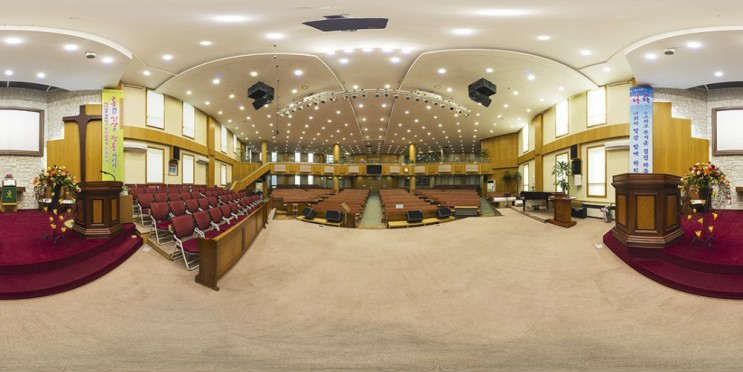
//> input picture ECL_Lesson1/Panorama.png, 743 x 372 px
$ ./ECL_Lesson1   (built with g++ and OpenCV 4)
//> lines starting //> are read from the running program, lines starting //| are printed output that depends on the picture

#include <opencv2/imgcodecs.hpp>
#include <opencv2/videoio.hpp>
#include <opencv2/highgui.hpp>

#include <iostream>
#include <math.h>
constexpr auto PI = 3.141592;;

using namespace cv;
using namespace std;

float* GetCubemapCoordinate(int x, int y, int face, int edge, float* point)
{
    /*
        -1 ~ 1 사이 정규화된 좌표값 내에서 point를 정해주어야 한다.
        즉, 2의 길이가 필요하기 때문에 a, b에 2를 곱해준다.
        edge < y < 2*edge 사이 b = 2 * 1.??????f이고, 2~4의 범위를 갖는다.
    */
    float a = 2 * (x / (float)edge);
    float b = 2 * (y / (float)edge);

    if (face == 0) { point[0] = -1; point[1] = 1 - a; point[2] = 3 - b; }         // Back
    else if (face == 1) { point[0] = a - 3, point[1] = -1;     point[2] = 3 - b; }   // Left
    else if (face == 2) { point[0] = 1;      point[1] = a - 5; point[2] = 3 - b; }   // Front
    else if (face == 3) { point[0] = 7 - a;   point[1] = 1;     point[2] = 3 - b; }   // Right
    else if (face == 4) { point[0] = a - 3;   point[1] = 1 - b; point[2] = 1; }   // Top
    else if (face == 5) { point[0] = a - 3;   point[1] = b - 5; point[2] = -1; }   // Bottom

    return point;
}

Mat CvtCub2Sph(Mat* cube, Mat *original) {
    /*
        구면 파노라마 이미지의 길이는 큐브 맵의 길이를 따른다.
        구면 파노라마 이미지의 높이는 큐브 맵 길이의 1/2.

        1. 구면 파노라마 이미지 좌표(j, i)를 정규화, 구면 좌표계로 변환한다.
        2. 구면 좌표계에 대응하는 큐브맵의 좌표를 찾는다.
        3. 찾은 큐브맵의 좌표가 어느 face에 있는지 찾는다.
        4. 큐브맵의 좌표를 구면 파노라마 이미지의 좌표(j, i)에 대입한다.
    */
    int Width = cube->size().width;
    float Height = (0.5f) * cube->size().width;

    Mat spherical;
    spherical = Mat::zeros(original->size().height, original->size().width, cube->type());

    /*
        좌표계를 0부터 1로 정규화 한다. (0, 0)
        경도를 나타내기 위한 변수 phi
        위도를 나타내기 위한 변수 theta
    */
    float u, v;
    float phi, theta;
    int cubeFaceWidth, cubeFaceHeight;

    cubeFaceWidth = cube->size().width / 4;
    cubeFaceHeight = cube->size().height / 3;


    for (int j = 0; j < Height; j++)
    {
        /*
            (i = 0, j = 0) 부터 j를 높이까지 증가.
            즉, 구면의 위도 생성.
            왼쪽 아래부터 시작.
        */
        v = 1 - ((float)j / Height);
        theta = v * PI;

        for (int i = 0; i < Width; i++)
        {
            // 위도 상의 한 점(0부터)에서 경도 끝까지 증가
            u = ((float)i / Width);
            phi = u * 2 * PI;

            float x, y, z; // 단위 벡터
            x = cos(phi) * sin(theta) * -1;
            y = sin(phi) * sin(theta) * -1;
            z = cos(theta);

            float xa, ya, za;
            float a;

            a = max(abs(x), max(abs(y), abs(z)));

            /*
                큐브 면 중 하나에 있는 단위 벡터와 평행한 벡터.
                이 때, ya가 -1인지 1인지(Left, Right) 값을 보고 평면을 결정.

                ya가 1 or -1이라면 y벡터의 변화가 없다는 뜻. 즉 xz평면만 고려한다는 의미.
                xa와 za도 동일하게 적용.
            */
            xa = x / a;
            ya = y / a;
            za = z / a;

            int xPixel, yPixel;
            int xOffset, yOffset;


            /*
                1. 정규화를 거친 좌표계이기 때문에 2.f로 나누어준다.
                2. -1 ~ 1로 정규화 되어있는 좌표계에 edge 길이(cubeFaceWidth, cubeFaceHeight)를 곱해준다.
                3. WorldOffset에 적용한다. 이때 Offset은 큐브맵 좌표계에 따른다.
            */
            if (ya == -1)
            {
                //Left
                xPixel = (int)((((xa + 1.f) / 2.f)) * cubeFaceWidth);
                xOffset = cubeFaceWidth;
                yPixel = (int)((((za + 1.f) / 2.f)) * cubeFaceHeight);
                yOffset = cubeFaceHeight;
            }
            else if (ya == 1)
            {
                //Right
                xPixel = (int)((((xa - 1.f) / 2.f)) * cubeFaceWidth);
                xOffset = 3 * cubeFaceWidth;
                yPixel = (int)((((za + 1.f) / 2.f)) * cubeFaceHeight);
                yOffset = cubeFaceHeight;
            }
            else if (za == -1)
            {
                //Top
                xPixel = (int)((((xa + 1.f) / 2.f)) * cubeFaceWidth);
                xOffset = cubeFaceWidth;
                yPixel = (int)((((ya - 1.f) / 2.f)) * cubeFaceHeight);
                yOffset = 0;
            }
            else if (za == 1)
            {
                //Bottom
                xPixel = (int)((((xa + 1.f) / 2.f)) * cubeFaceWidth);
                xOffset = cubeFaceWidth;
                yPixel = (int)((((ya + 1.f) / 2.f)) * cubeFaceHeight);
                yOffset = 2 * cubeFaceHeight;
            }
            else if (xa == 1)
            {
                //Front
                xPixel = (int)((((ya + 1.f) / 2.f)) * cubeFaceWidth);
                xOffset = 2 * cubeFaceWidth;
                yPixel = (int)((((za + 1.f) / 2.f)) * cubeFaceHeight);
                yOffset = cubeFaceHeight;
            }
            else if (xa == -1)
            {
                //Back
                xPixel = (int)((((ya - 1.f) / 2.f)) * cubeFaceWidth);
                xOffset = 0;
                yPixel = (int)((((za + 1.f) / 2.f)) * cubeFaceHeight);
                yOffset = cubeFaceHeight;
            }
            else
            {
                xPixel = 0;
                yPixel = 0;
                xOffset = 0;
                yOffset = 0;
            }
            xPixel = abs(xPixel);
            yPixel = abs(yPixel);

            xPixel += xOffset;
            yPixel += yOffset;

            spherical.at<Vec3b>(j, i) = cube->at<Vec3b>(yPixel, xPixel);
        }
    }
    return spherical;
}


Mat CvtSph2Cub(Mat* pano) {

    /*
       구면 파노라마 이미지 너비, 높이 구하기
       이 때 cubeWidth는 6칸(Back, Left, Front, Right, Top, Bottom)으로 나누어진 맵의 가로값. 파노라마 이미지의 가로값과 같음
       cubeHeight는 맵의 세로값. 즉 (Top, Left, Bottom) 세 칸을 차지함.
       본 이미지는 1:2 비율을 갖고 4칸:3칸이므로 0.75f를 곱해줌.
    */
    int cubeWidth = pano->size().width;
    float cubeHeight = (0.75f) * pano->size().width;

    /*
        edge(한 큐브맵의 선)는 정사각형의 한 선이므로 width / 4
    */
    int edge = pano->size().width / 4;
    int face, startIndex, range;


    /*
        Mat은 col, row를 사용.
    */
    Mat cubemap;
    cubemap = Mat::zeros(cubeHeight, cubeWidth, pano->type());

    /*
        가로(cubeWidth)는 동일한 상태에서
        세로3칸 가로4칸을 수행하기 위해 face가 1(가로) 혹은 4,5(세로) 일 때의 경우 범위를 다르게 접근.
    */
    for (int x = 0; x < cubeWidth; x++)
    {
        face = x / edge;
        /*
            Left(face = 1)일 경우. 가로 범위이기 때문에 top, bottom은 고려할 필요가 없음
            face = 0, (1, 4, 5,) 2, 3 으로 진행.
        */
        if (face == 1) // Left(Top, Bottom)
        {
            startIndex = 0;
            range = 3 * edge;
        }
        else
        {
            startIndex = edge;
            range = 2 * edge;
        }

        /* face가 1일 때(Left) 아래 조건에 걸려 face가 4, 5로 변경되는 것을 막아주기 위한 변수. */
        int prev_face = face;

        for (int y = startIndex; y < range; y++)
        {
            if (y < edge) // Top
                face = 4;
            else if (y >= 2 * edge) // Bottom
                face = 5;

            /*
                1. 구면 파노라마 이미지 좌표를 큐브맵에 배치
                2. edge 값에 따라 face가 결정. face에 따른 3차원 좌표값(구면 파노라마 이미지 좌표계)을 큐브맵 좌표계(2차원)으로 투영.
                3. 투영된 2차원 좌표값을 구면 좌표계로 변환
                4. 변환된 구면 좌표계를 구면 파노라마 이미지의 좌표값으로 배치.

            */
            float* point = new float[3];
            point = GetCubemapCoordinate(x, y, face, edge, point);

            // 경도값
            float phi;

            // 위도값
            float theta;

            // 큐브맵 좌표계
            int polarX;
            int polarY;


            /*
                atan2(a, b)는 원점에서 (a, b) 까지 상대적인 각도(위치)이다.
                phi는 경도이고, 원점에서 (point[1] = y, point[0] = x)까지의 상대적인 각도를 구한다.
                이 때 (point[1] = y, point[0] = x)는 큐브맵 위의 한 face 위 점이므로 구면 파노라마의 한 좌표로 표현하기 위해 atan2를 사용한다.

                theta는 위도이고, 90 ~ -90 degree의 범위를 가진다.
                범위를 벗어나게 하지 않기 위해 x, y 사이 거리를 2번째 인자로 준다.
                원점이 기준이므로 원점과 (point[2] = z, 거리) 사이의 각도이다.

            */
            phi = atan2(point[1], point[0]);
            theta = atan2(point[2], sqrt(pow(point[0], 2) + pow(point[1], 2)));


            /*
                (phi + PI) / PI는 phi 만큼 회전한 구면 위의 이미지 상 (x, y)좌표이다.
                ((PI / 2) - theta) / PI는 90 ~ -90 범위내에서 theta만큼 회전한 구면 위의 이미지 상 (x, y, z)좌표이다.
                이렇게 구한 구면 파노라마 이미지 상의 좌표를 큐브맵 이미지 좌표계에 대입한다.
            */
            polarX = 2 * edge * ((phi + PI) / PI);
            polarY = 2 * edge * (((PI / 2) - theta) / PI);

            cubemap.at<Vec3b>(y, x) = pano->at<Vec3b>(polarY, polarX);

            face = prev_face;
        }
    }
    return cubemap;
}

int main(int ac, char** av) {

    /* 파노라마 이미지 불러오기 */
    Mat img = imread("Panorama.png"); //자신이 저장시킨 이미지 이름이 입력되어야 함, 확장자까지
//> img is the input picture: 372 rows x 743 cols, CV_8UC3; mean B, G, R 120.7, 148.6, 170.1


     /* Mat 선언 */
    Mat SphericalToCubemap;
    SphericalToCubemap = Mat::zeros((0.75f) * img.size().width, img.size().width, img.type());
    Mat CubemapToSpherical;
    CubemapToSpherical = Mat::zeros(img.size().height, img.size().width, img.type());

    /* 변환함수 */
    SphericalToCubemap = CvtSph2Cub(&img);
//> after the loop in CvtSph2Cub, `for (int x = 0; x < cubeWidth; x++)`:
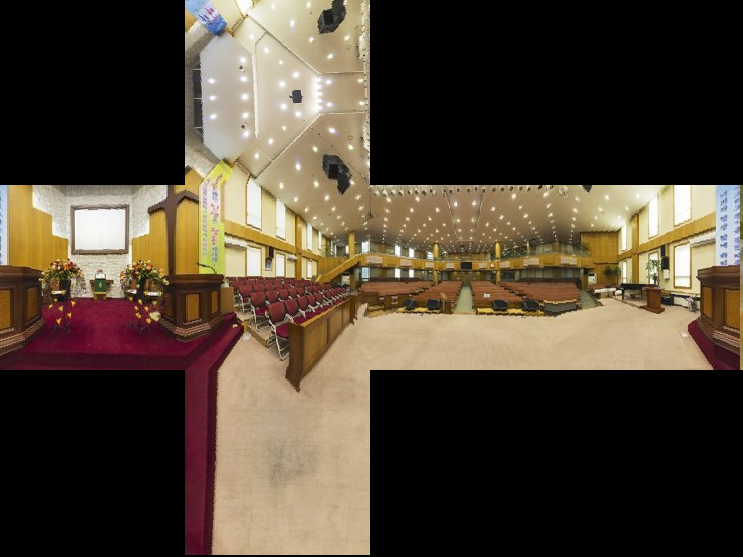
//> cubemap: 557 rows x 743 cols, CV_8UC3; mean B, G, R 53, 67.6, 79.4
//> after the loop in CvtSph2Cub, `for (int x = 0; x < cubeWidth; x++)`: face = 4
    CubemapToSpherical = CvtCub2Sph(&SphericalToCubemap, &img);
//> after the loop in CvtCub2Sph, `for (int j = 0; j < Height; j++)`:
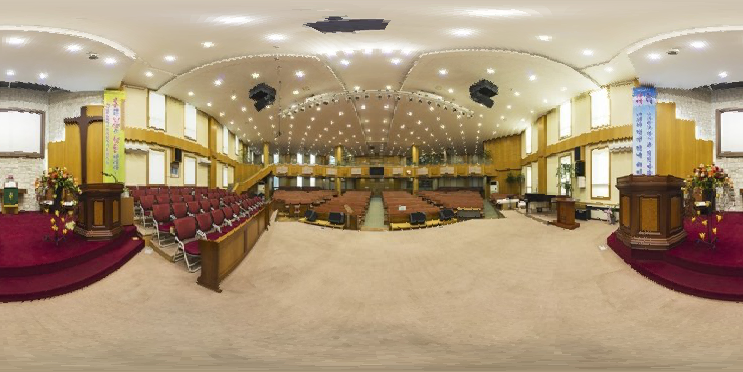
//> spherical: 372 rows x 743 cols, CV_8UC3; mean B, G, R 120.9, 148.9, 170.2
//> after the loop in CvtCub2Sph, `for (int j = 0; j < Height; j++)`: u = 0.999; phi = 6.27

    /* 이미지 출력 */
    imshow("Spherical Panorama Original Image", img);
    imshow("Cubemap Image", SphericalToCubemap);
    imshow("Spherical Image", CubemapToSpherical);
    waitKey(0);

    return 0;
}
